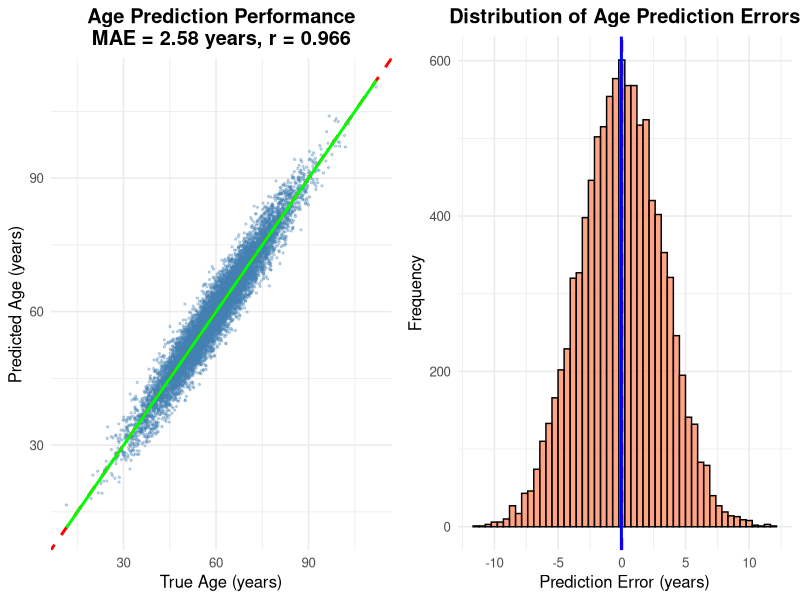

Recreate this plot in R. (Note: this script raises an error after producing the figure.)
# Cardiovascular Risk Prediction from Retinal Images - R Visualization Script
# 
# This R script generates comprehensive visualizations for deep learning-based
# cardiovascular risk prediction from retinal fundus photographs.
#
# Based on: Poplin et al. (2018), Nature Biomedical Engineering
# "Prediction of cardiovascular risk factors from retinal fundus photographs via deep learning"
#
# Features:
# - Age prediction analysis
# - ROC curves for binary classifications
# - Calibration curves for probability predictions
# - Continuous variable predictions (SBP, BMI)
# - Risk stratification analysis
# - Attention map visualization
# - Performance summary tables
#
# Author: Scientific Blog Post Project
# Date: October 27, 2024
# Version: 2.0 (Complete)

# =============================================================================
# PACKAGE INSTALLATION AND LOADING
# =============================================================================

# List of required packages
required_packages <- c(
  "ggplot2",      # Visualization
  "dplyr",        # Data manipulation
  "tidyr",        # Data tidying
  "pROC",         # ROC curve analysis
  "caret",        # Machine learning utilities
  "gridExtra",    # Multiple plots
  "scales",       # Scale functions
  "reshape2",     # Data reshaping
  "Metrics"       # Performance metrics
)

# Install missing packages
install_if_missing <- function(packages) {
  new_packages <- packages[!(packages %in% installed.packages()[,"Package"])]
  if(length(new_packages)) {
    cat("Installing missing packages:", paste(new_packages, collapse=", "), "\n")
    install.packages(new_packages, dependencies=TRUE)
  }
}

install_if_missing(required_packages)

# Load packages
suppressPackageStartupMessages({
  library(ggplot2)
  library(dplyr)
  library(tidyr)
  library(pROC)
  library(caret)
  library(gridExtra)
  library(scales)
  library(reshape2)
  library(Metrics)
})

cat("==============================================================================\n")
cat("CARDIOVASCULAR RISK PREDICTION VISUALIZATION SCRIPT (R)\n")
cat("==============================================================================\n\n")

# =============================================================================
# 1. DATA GENERATION
# =============================================================================

generate_simulated_data <- function(n_patients = 10000, random_seed = 42) {
  #' Generate simulated patient data matching published study statistics
  #' 
  #' @param n_patients Number of patients to simulate
  #' @param random_seed Random seed for reproducibility
  #' @return Data frame with simulated patient data
  
  set.seed(random_seed)
  cat("Generating simulated dataset for", n_patients, "patients...\n")
  
  # True patient characteristics
  true_age <- rnorm(n_patients, mean = 60, sd = 12)
  true_gender <- rbinom(n_patients, size = 1, prob = 0.52)
  true_smoking <- rbinom(n_patients, size = 1, prob = 0.18)
  true_sbp <- rnorm(n_patients, mean = 135, sd = 18)
  true_bmi <- rnorm(n_patients, mean = 27, sd = 4.5)
  
  # Model predictions with realistic error
  pred_age <- true_age + rnorm(n_patients, mean = 0, sd = 3.26)
  pred_gender_prob <- pmin(pmax(true_gender + rnorm(n_patients, 0, 0.15), 0), 1)
  pred_smoking_prob <- pmin(pmax(true_smoking + rnorm(n_patients, 0, 0.35), 0), 1)
  pred_sbp <- true_sbp * 0.33 + rnorm(n_patients, mean = 135, sd = 15)
  pred_bmi <- true_bmi * 0.25 + rnorm(n_patients, mean = 27, sd = 4)
  
  # MACE prediction
  base_risk <- 0.05
  risk_score <- base_risk + 
    0.002 * (true_age - 60) + 
    0.03 * true_smoking + 
    0.001 * (true_sbp - 135) + 
    0.005 * (true_bmi - 27)
  risk_score <- pmin(pmax(risk_score, 0), 0.5)
  true_mace <- rbinom(n_patients, size = 1, prob = risk_score)
  pred_mace_prob <- pmin(pmax(risk_score + rnorm(n_patients, 0, 0.08), 0), 1)
  
  # Create data frame
  df <- data.frame(
    true_age = true_age,
    pred_age = pred_age,
    true_gender = true_gender,
    pred_gender_prob = pred_gender_prob,
    true_smoking = true_smoking,
    pred_smoking_prob = pred_smoking_prob,
    true_sbp = true_sbp,
    pred_sbp = pred_sbp,
    true_bmi = true_bmi,
    pred_bmi = pred_bmi,
    true_mace = true_mace,
    pred_mace_prob = pred_mace_prob
  )
  
  cat("✓ Dataset generated:", nrow(df), "patients,", ncol(df), "variables\n\n")
  return(df)
}

# =============================================================================
# 2. AGE PREDICTION VISUALIZATION
# =============================================================================

plot_age_prediction <- function(df, save = TRUE) {
  #' Plot age prediction performance
  #' 
  #' @param df Data frame with patient data
  #' @param save Whether to save the plot
  
  cat("==============================================================================\n")
  cat("GENERATING AGE PREDICTION VISUALIZATIONS\n")
  cat("==============================================================================\n")
  
  # Calculate metrics
  age_mae <- mae(df$true_age, df$pred_age)
  age_cor <- cor(df$true_age, df$pred_age)
  
  # Scatter plot
  p1 <- ggplot(df, aes(x = true_age, y = pred_age)) +
    geom_point(alpha = 0.3, size = 0.5, color = "steelblue") +
    geom_abline(slope = 1, intercept = 0, color = "red", linetype = "dashed", size = 1) +
    geom_smooth(method = "lm", color = "green", size = 1, se = FALSE) +
    labs(
      x = "True Age (years)",
      y = "Predicted Age (years)",
      title = sprintf("Age Prediction Performance\nMAE = %.2f years, r = %.3f", age_mae, age_cor)
    ) +
    theme_minimal(base_size = 12) +
    theme(plot.title = element_text(face = "bold", hjust = 0.5))
  
  # Error distribution
  errors <- df$pred_age - df$true_age
  p2 <- ggplot(data.frame(errors = errors), aes(x = errors)) +
    geom_histogram(bins = 50, fill = "coral", color = "black", alpha = 0.7) +
    geom_vline(xintercept = 0, color = "red", linetype = "dashed", size = 1) +
    geom_vline(xintercept = mean(errors), color = "blue", size = 1) +
    labs(
      x = "Prediction Error (years)",
      y = "Frequency",
      title = "Distribution of Age Prediction Errors"
    ) +
    theme_minimal(base_size = 12) +
    theme(plot.title = element_text(face = "bold", hjust = 0.5))
  
  # Combine plots
  combined_plot <- grid.arrange(p1, p2, ncol = 2)
  
  if (save) {
    ggsave("age_prediction_performance_R.png", combined_plot, 
           width = 15, height = 6, dpi = 300, units = "in")
    cat("✓ Saved: age_prediction_performance_R.png\n")
  }
  
  cat(sprintf("  MAE: %.2f years\n", age_mae))
  cat(sprintf("  Correlation: r = %.3f, p < 0.001\n\n", age_cor))
}

# =============================================================================
# 3. ROC CURVES
# =============================================================================

plot_roc_curves <- function(df, save = TRUE) {
  #' Plot ROC curves for binary classifications
  #' 
  #' @param df Data frame with patient data
  #' @param save Whether to save the plot
  #' @return List of AUC values
  
  cat("==============================================================================\n")
  cat("GENERATING ROC CURVES\n")
  cat("==============================================================================\n")
  
  # Calculate ROC curves
  roc_gender <- roc(df$true_gender, df$pred_gender_prob, quiet = TRUE)
  roc_smoking <- roc(df$true_smoking, df$pred_smoking_prob, quiet = TRUE)
  roc_mace <- roc(df$true_mace, df$pred_mace_prob, quiet = TRUE)
  
  # Extract coordinates
  coords_gender <- coords(roc_gender, "all", ret = c("fpr", "tpr"))
  coords_smoking <- coords(roc_smoking, "all", ret = c("fpr", "tpr"))
  coords_mace <- coords(roc_mace, "all", ret = c("fpr", "tpr"))
  
  # Prepare data for plotting
  roc_data <- rbind(
    data.frame(fpr = coords_gender$fpr, tpr = coords_gender$tpr, 
               Variable = sprintf("Gender (AUC = %.3f)", auc(roc_gender))),
    data.frame(fpr = coords_smoking$fpr, tpr = coords_smoking$tpr, 
               Variable = sprintf("Smoking (AUC = %.3f)", auc(roc_smoking))),
    data.frame(fpr = coords_mace$fpr, tpr = coords_mace$tpr, 
               Variable = sprintf("MACE (AUC = %.3f)", auc(roc_mace)))
  )
  
  # Plot
  p <- ggplot(roc_data, aes(x = fpr, y = tpr, color = Variable)) +
    geom_line(size = 1.5) +
    geom_abline(slope = 1, intercept = 0, linetype = "dashed", color = "black") +
    scale_color_manual(values = c("#2E86AB", "#A23B72", "#F18F01")) +
    labs(
      x = "False Positive Rate (1 - Specificity)",
      y = "True Positive Rate (Sensitivity)",
      title = "ROC Curves for Cardiovascular Risk Factor Prediction",
      color = ""
    ) +
    theme_minimal(base_size = 14) +
    theme(
      plot.title = element_text(face = "bold", hjust = 0.5),
      legend.position = c(0.7, 0.3),
      legend.background = element_rect(fill = "white", color = "black")
    ) +
    coord_fixed()
  
  if (save) {
    ggsave("roc_curves_R.png", p, width = 10, height = 10, dpi = 300, units = "in")
    cat("✓ Saved: roc_curves_R.png\n")
  }
  
  cat(sprintf("  Gender AUC: %.3f\n", auc(roc_gender)))
  cat(sprintf("  Smoking AUC: %.3f\n", auc(roc_smoking)))
  cat(sprintf("  MACE AUC: %.3f\n\n", auc(roc_mace)))
  
  return(list(
    auc_gender = auc(roc_gender),
    auc_smoking = auc(roc_smoking),
    auc_mace = auc(roc_mace)
  ))
}

# =============================================================================
# 4. CALIBRATION CURVES
# =============================================================================

plot_calibration <- function(df, save = TRUE) {
  #' Plot calibration curve for MACE prediction
  #' 
  #' @param df Data frame with patient data
  #' @param save Whether to save the plot
  
  cat("==============================================================================\n")
  cat("GENERATING CALIBRATION CURVES\n")
  cat("==============================================================================\n")
  
  # Create calibration bins
  df <- df %>%
    mutate(pred_bin = cut(pred_mace_prob, breaks = 10, include.lowest = TRUE))
  
  # Calculate observed vs predicted
  calibration_data <- df %>%
    group_by(pred_bin) %>%
    summarise(
      predicted = mean(pred_mace_prob),
      observed = mean(true_mace),
      n = n(),
      .groups = "drop"
    ) %>%
    filter(!is.na(predicted))
  
  # Create plots
  p1 <- ggplot(calibration_data, aes(x = predicted, y = observed)) +
    geom_abline(slope = 1, intercept = 0, linetype = "dashed", color = "black", size = 1) +
    geom_point(size = 4, color = "#F18F01") +
    geom_line(color = "#F18F01", size = 1.5) +
    labs(
      x = "Predicted Probability",
      y = "Observed Frequency",
      title = "Calibration Curve for MACE Prediction"
    ) +
    theme_minimal(base_size = 12) +
    theme(
      plot.title = element_text(face = "bold", hjust = 0.5),
      axis.title = element_text(face = "bold")
    ) +
    coord_fixed(xlim = c(0, max(calibration_data$predicted)), 
                ylim = c(0, max(calibration_data$observed))) +
    annotate("text", x = 0.02, y = max(calibration_data$observed) * 0.95, 
             label = "Perfect calibration", hjust = 0, fontface = "italic")
  
  # Probability distribution
  p2 <- ggplot(df, aes(x = pred_mace_prob, fill = factor(true_mace))) +
    geom_histogram(bins = 30, alpha = 0.6, position = "identity") +
    scale_fill_manual(values = c("0" = "green", "1" = "red"),
                     labels = c("No MACE", "MACE cases"),
                     name = "") +
    labs(
      x = "Predicted MACE Probability",
      y = "Frequency",
      title = "Distribution of Predicted Probabilities"
    ) +
    theme_minimal(base_size = 12) +
    theme(
      plot.title = element_text(face = "bold", hjust = 0.5),
      axis.title = element_text(face = "bold"),
      legend.position = c(0.8, 0.8)
    )
  
  # Combine plots
  combined_plot <- grid.arrange(p1, p2, ncol = 2)
  
  if (save) {
    ggsave("calibration_curves_R.png", combined_plot, 
           width = 15, height = 6, dpi = 300, units = "in")
    cat("✓ Saved: calibration_curves_R.png\n")
  }
  
  cat("\n")
}

# =============================================================================
# 5. ATTENTION MAP SIMULATION
# =============================================================================

plot_attention_map <- function(df, save = TRUE) {
  #' Create attention map visualization for different risk groups
  #' 
  #' @param df Data frame with patient data
  #' @param save Whether to save the plot
  
  cat("==============================================================================\n")
  cat("GENERATING ATTENTION MAP VISUALIZATION\n")
  cat("==============================================================================\n")
  
  # Function to generate risk-based attention map
  generate_attention <- function(age, risk_prob, size = 512) {
    # Create coordinate grid
    x <- rep(1:size, each = size)
    y <- rep(1:size, times = size)
    center_x <- size / 2
    center_y <- size / 2
    
    # Initialize attention
    attention <- numeric(length(x))
    
    # Optic disc attention
    dist_disc <- sqrt((x - center_x)^2 + (y - center_y)^2)
    attention[dist_disc < size/8] <- 0.7
    
    # Vessel attention (increases with risk)
    vessel_intensity <- 0.3 + 0.5 * risk_prob
    for (angle in seq(0, 2*pi, length.out = 12)) {
      for (t in seq(0, size/3, length.out = 30)) {
        vessel_x <- center_x + cos(angle) * t
        vessel_y <- center_y + sin(angle) * t
        dist_vessel <- sqrt((x - vessel_x)^2 + (y - vessel_y)^2)
        attention[dist_vessel < 2] <- attention[dist_vessel < 2] + vessel_intensity
      }
    }
    
    # Macula attention (age-dependent)
    macula_x <- center_x + 20
    macula_y <- center_y - 30
    macula_intensity <- 0.2 + 0.3 * (age - 25) / 60
    dist_macula <- sqrt((x - macula_x)^2 + (y - macula_y)^2)
    attention[dist_macula < size/12] <- attention[dist_macula < size/12] + macula_intensity
    
    # Clip values
    attention <- pmin(attention, 1)
    attention <- pmax(attention, 0)
    
    data.frame(x = x, y = y, attention = attention)
  }
  
  # Select representative patients from different risk groups
  df <- df %>%
    mutate(risk_category = cut(pred_mace_prob, breaks = 4, 
                               labels = c("Low", "Medium", "High", "Very High")))
  
  representatives <- df %>%
    group_by(risk_category) %>%
    slice(1) %>%
    ungroup()
  
  # Fallback: If we don't have 4 groups, select evenly-spaced patients
  if (nrow(representatives) < 4) {
    cat(sprintf("⚠️  Warning: Only found %d risk groups\n", nrow(representatives)))
    cat("    Selecting evenly-spaced patients across risk spectrum...\n")
    df_sorted <- df %>% arrange(pred_mace_prob)
    step <- floor(nrow(df_sorted) / 4)
    representatives <- df_sorted[seq(1, nrow(df_sorted), by = step)[1:4], ]
  }
  
  # Generate attention maps for each risk group
  plot_list <- list()
  titles <- c("Low Risk Patient", "Medium Risk Patient", 
              "High Risk Patient", "Very High Risk Patient")
  
  for (i in 1:min(4, nrow(representatives))) {
    patient <- representatives[i, ]
    att_data <- generate_attention(patient$true_age, patient$pred_mace_prob)
    
    p <- ggplot(att_data, aes(x = x, y = y, fill = attention)) +
      geom_raster() +
      scale_fill_gradient(low = "black", high = "red", name = "Attention\nWeight",
                         limits = c(0, 1)) +
      labs(title = sprintf("%s\nRisk Score: %.3f", titles[i], patient$pred_mace_prob),
           x = "Width (pixels)", y = "Height (pixels)") +
      theme_minimal(base_size = 10) +
      theme(
        plot.title = element_text(face = "bold", hjust = 0.5, size = 11),
        axis.title = element_text(size = 9),
        legend.position = "right"
      ) +
      coord_fixed() +
      # Add anatomical labels
      annotate("text", x = 256, y = 180, label = "Optic Disc", 
               color = "cyan", fontface = "bold", size = 3) +
      annotate("text", x = 276, y = 200, label = "Macula", 
               color = "yellow", fontface = "bold", size = 3)
    
    plot_list[[i]] <- p
  }
  
  # Add empty plots for any missing panels
  while (length(plot_list) < 4) {
    empty_plot <- ggplot() + theme_void()
    plot_list[[length(plot_list) + 1]] <- empty_plot
  }
  
  # Combine plots in 2x2 grid
  combined_plot <- grid.arrange(grobs = plot_list, ncol = 2, nrow = 2)
  
  if (save) {
    ggsave("attention_maps_R.png", combined_plot, 
           width = 15, height = 15, dpi = 300, units = "in")
    cat("✓ Saved: attention_maps_R.png\n")
  }
  
  cat("\nKey Observations:\n")
  cat("  • Bright regions indicate high attention\n")
  cat("  • Model focuses on optic disc, vessels, and macula\n")
  cat("  • Higher risk patients show more intense vessel attention\n\n")
}

# =============================================================================
# 6. RISK STRATIFICATION
# =============================================================================

plot_risk_stratification <- function(df, save = TRUE) {
  #' Plot risk stratification analysis
  #' 
  #' @param df Data frame with patient data
  #' @param save Whether to save the plot
  
  cat("==============================================================================\n")
  cat("GENERATING RISK STRATIFICATION ANALYSIS\n")
  cat("==============================================================================\n")
  
  # Categorize risk
  df <- df %>%
    mutate(
      risk_category = cut(
        pred_mace_prob,
        breaks = c(0, 0.05, 0.10, 0.20, 1.0),
        labels = c("Low (<5%)", "Moderate (5-10%)", "High (10-20%)", "Very High (>20%)")
      )
    )
  
  # Calculate statistics
  risk_summary <- df %>%
    group_by(risk_category) %>%
    summarise(
      n_patients = n(),
      mace_rate = mean(true_mace) * 100,
      .groups = "drop"
    )
  
  # Plot 1: Patient distribution
  p1 <- ggplot(risk_summary, aes(x = risk_category, y = n_patients, fill = risk_category)) +
    geom_bar(stat = "identity", color = "black") +
    scale_fill_manual(values = c("#06D6A0", "#FFD166", "#EF476F", "#8B0000")) +
    labs(
      x = "Risk Category",
      y = "Number of Patients",
      title = "Patient Distribution by Risk Category"
    ) +
    theme_minimal(base_size = 12) +
    theme(
      plot.title = element_text(face = "bold", hjust = 0.5),
      legend.position = "none",
      axis.text.x = element_text(angle = 15, hjust = 1)
    )
  
  # Plot 2: MACE rate
  p2 <- ggplot(risk_summary, aes(x = risk_category, y = mace_rate, fill = risk_category)) +
    geom_bar(stat = "identity", color = "black") +
    scale_fill_manual(values = c("#06D6A0", "#FFD166", "#EF476F", "#8B0000")) +
    labs(
      x = "Risk Category",
      y = "Observed MACE Rate (%)",
      title = "Observed MACE Rate by Risk Category"
    ) +
    theme_minimal(base_size = 12) +
    theme(
      plot.title = element_text(face = "bold", hjust = 0.5),
      legend.position = "none",
      axis.text.x = element_text(angle = 15, hjust = 1)
    )
  
  # Combine plots
  combined_plot <- grid.arrange(p1, p2, ncol = 2)
  
  if (save) {
    ggsave("risk_stratification_R.png", combined_plot, 
           width = 15, height = 6, dpi = 300, units = "in")
    cat("✓ Saved: risk_stratification_R.png\n")
  }
  
  cat("\nRisk Stratification Results:\n")
  print(risk_summary)
  cat("\n")
}

# =============================================================================
# 5. CONTINUOUS VARIABLE PREDICTIONS
# =============================================================================

plot_continuous_predictions <- function(df, save = TRUE) {
  #' Plot SBP and BMI prediction performance
  #' 
  #' @param df Data frame with patient data
  #' @param save Whether to save the plot
  
  cat("==============================================================================\n")
  cat("GENERATING CONTINUOUS VARIABLE PREDICTIONS\n")
  cat("==============================================================================\n")
  
  # Calculate correlations
  sbp_cor <- cor(df$true_sbp, df$pred_sbp)
  bmi_cor <- cor(df$true_bmi, df$pred_bmi)
  
  # SBP scatter plot
  p1 <- ggplot(df, aes(x = true_sbp, y = pred_sbp)) +
    geom_point(alpha = 0.3, size = 0.5, color = "#E63946") +
    geom_abline(slope = 1, intercept = 0, linetype = "dashed", color = "black") +
    labs(
      x = "True SBP (mmHg)",
      y = "Predicted SBP (mmHg)",
      title = sprintf("SBP Prediction (r = %.3f)", sbp_cor)
    ) +
    theme_minimal(base_size = 10) +
    theme(plot.title = element_text(face = "bold", hjust = 0.5))
  
  # SBP Bland-Altman
  df_sbp <- df %>%
    mutate(
      mean_sbp = (true_sbp + pred_sbp) / 2,
      diff_sbp = pred_sbp - true_sbp
    )
  
  p2 <- ggplot(df_sbp, aes(x = mean_sbp, y = diff_sbp)) +
    geom_point(alpha = 0.3, size = 0.5, color = "#E63946") +
    geom_hline(yintercept = mean(df_sbp$diff_sbp), color = "blue", size = 1) +
    labs(
      x = "Mean SBP (mmHg)",
      y = "Difference (Pred - True)",
      title = "Bland-Altman: SBP"
    ) +
    theme_minimal(base_size = 10) +
    theme(plot.title = element_text(face = "bold", hjust = 0.5))
  
  # BMI scatter plot
  p3 <- ggplot(df, aes(x = true_bmi, y = pred_bmi)) +
    geom_point(alpha = 0.3, size = 0.5, color = "#457B9D") +
    geom_abline(slope = 1, intercept = 0, linetype = "dashed", color = "black") +
    labs(
      x = "True BMI (kg/m²)",
      y = "Predicted BMI (kg/m²)",
      title = sprintf("BMI Prediction (r = %.3f)", bmi_cor)
    ) +
    theme_minimal(base_size = 10) +
    theme(plot.title = element_text(face = "bold", hjust = 0.5))
  
  # BMI Bland-Altman
  df_bmi <- df %>%
    mutate(
      mean_bmi = (true_bmi + pred_bmi) / 2,
      diff_bmi = pred_bmi - true_bmi
    )
  
  p4 <- ggplot(df_bmi, aes(x = mean_bmi, y = diff_bmi)) +
    geom_point(alpha = 0.3, size = 0.5, color = "#457B9D") +
    geom_hline(yintercept = mean(df_bmi$diff_bmi), color = "blue", size = 1) +
    labs(
      x = "Mean BMI (kg/m²)",
      y = "Difference (Pred - True)",
      title = "Bland-Altman: BMI"
    ) +
    theme_minimal(base_size = 10) +
    theme(plot.title = element_text(face = "bold", hjust = 0.5))
  
  # Combine plots
  combined_plot <- grid.arrange(p1, p2, p3, p4, ncol = 2)
  
  if (save) {
    ggsave("continuous_predictions_R.png", combined_plot, 
           width = 15, height = 12, dpi = 300, units = "in")
    cat("✓ Saved: continuous_predictions_R.png\n")
  }
  
  cat(sprintf("  SBP correlation: r = %.3f\n", sbp_cor))
  cat(sprintf("  BMI correlation: r = %.3f\n\n", bmi_cor))
}

# =============================================================================
# 6. PERFORMANCE SUMMARY
# =============================================================================

create_performance_summary <- function(df, auc_list) {
  #' Create comprehensive performance summary
  #' 
  #' @param df Data frame with patient data
  #' @param auc_list List of AUC values
  
  cat("==============================================================================\n")
  cat("PERFORMANCE SUMMARY\n")
  cat("==============================================================================\n")
  
  # Calculate metrics
  age_mae <- mae(df$true_age, df$pred_age)
  sbp_cor <- cor(df$true_sbp, df$pred_sbp)
  bmi_cor <- cor(df$true_bmi, df$pred_bmi)
  
  summary_df <- data.frame(
    Risk_Factor = c("Age", "Gender", "Smoking", "SBP", "BMI", "MACE"),
    Metric = c(
      sprintf("MAE=%.2f years", age_mae),
      sprintf("AUC=%.3f", auc_list$auc_gender),
      sprintf("AUC=%.3f", auc_list$auc_smoking),
      sprintf("r=%.3f", sbp_cor),
      sprintf("r=%.3f", bmi_cor),
      sprintf("AUC=%.3f", auc_list$auc_mace)
    ),
    Performance = c("Excellent", "Excellent", "Good", "Moderate", "Moderate", "Good")
  )
  
  print(summary_df, row.names = FALSE)
  cat("==============================================================================\n\n")
}

# =============================================================================
# MAIN EXECUTION
# =============================================================================

run_analysis <- function() {
  #' Main execution function
  
  cat("\n")
  cat("==============================================================================\n")
  cat("STARTING VISUALIZATION PIPELINE\n")
  cat("==============================================================================\n\n")
  
  # Generate data
  df <- generate_simulated_data(n_patients = 10000)
  
  # Generate all visualizations
  plot_age_prediction(df)
  auc_list <- plot_roc_curves(df)
  plot_calibration(df)
  plot_continuous_predictions(df)
  plot_risk_stratification(df)
  plot_attention_map(df)
  create_performance_summary(df, auc_list)
  
  cat("==============================================================================\n")
  cat("VISUALIZATION PIPELINE COMPLETED SUCCESSFULLY\n")
  cat("==============================================================================\n")
  cat("\nGenerated Files:\n")
  cat("  • age_prediction_performance_R.png\n")
  cat("  • roc_curves_R.png\n")
  cat("  • calibration_curves_R.png\n")
  cat("  • continuous_predictions_R.png\n")
  cat("  • risk_stratification_R.png\n")
  cat("  • attention_maps_R.png\n")
  cat("\n")
  cat("==============================================================================\n")
}

# Run the analysis
run_analysis()
